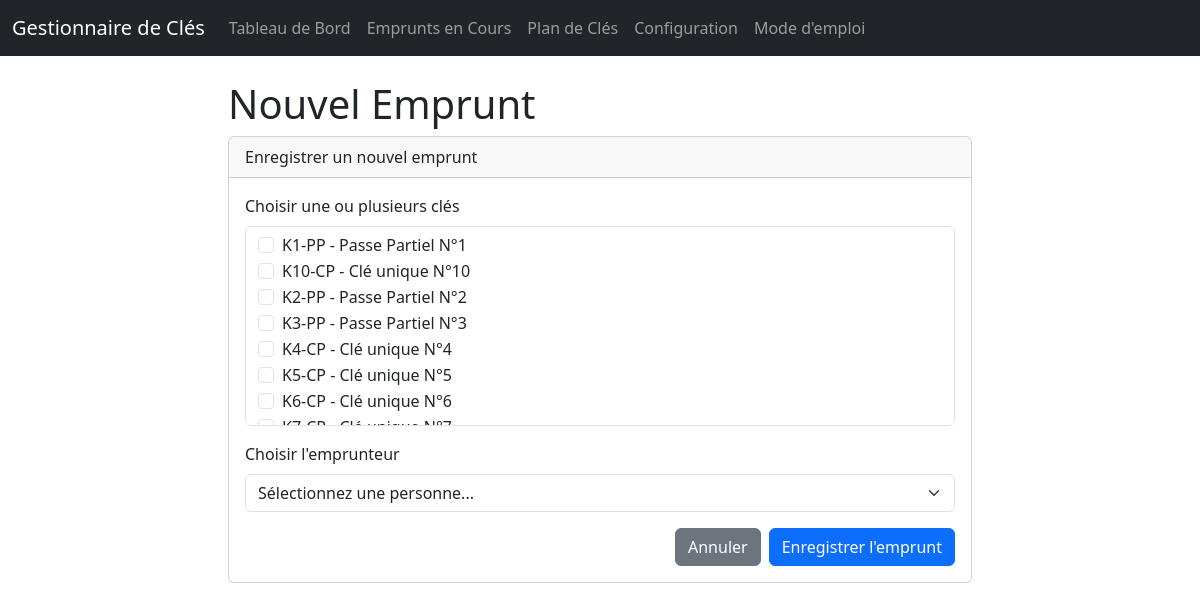
/loan/new, run on an earlier commit of the app's database.
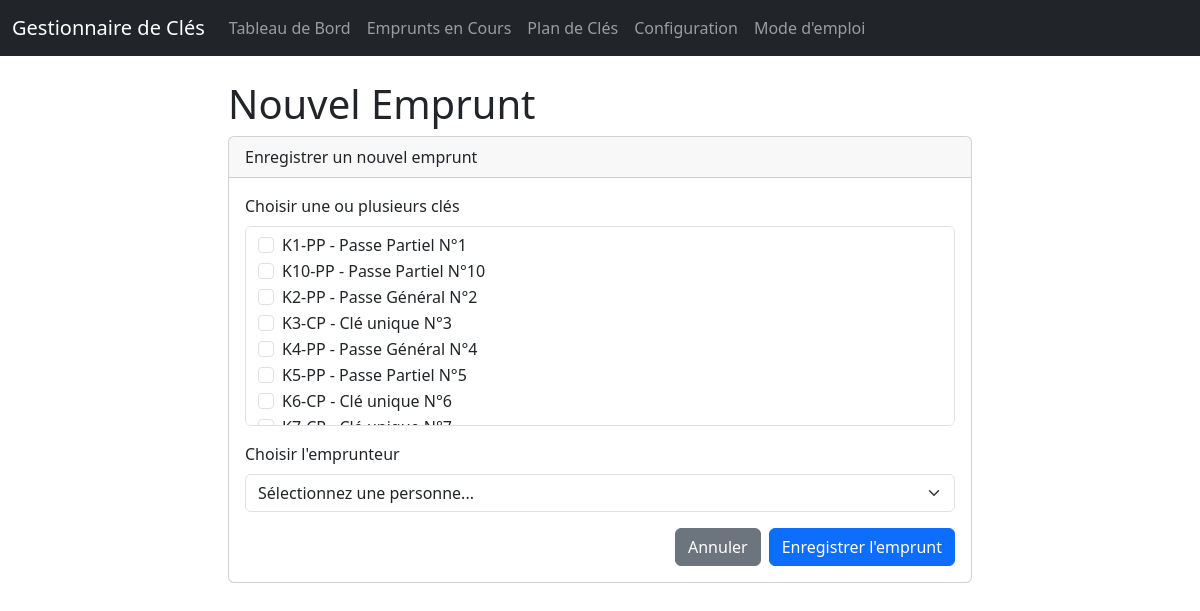
And on a later commit of the database.
### app/main.py (models this page shows)
class Key(Base):
    __tablename__ = "keys"
    id = Column(Integer, primary_key=True, index=True)
    number = Column(String, unique=True, index=True, nullable=False)
    description = Column(String)
    quantity_total = Column(Integer, default=1)
    quantity_reserve = Column(Integer, default=0)
    storage_location = Column(String, nullable=True)
    loans = relationship("Loan", back_populates="key", cascade="all, delete-orphan")
    rooms = relationship("Room", secondary=key_room_association, back_populates="keys")

### app/main.py (the view)
@app.get("/loan/new", response_class=HTMLResponse)
async def new_loan_form(request: Request, key_id: int = None, db: Session = Depends(get_db)):
    all_keys = db.query(Key).order_by(Key.number).all()
    active_loans = db.query(Loan).filter(Loan.return_date == None).all()
    loan_counts = {}
    for loan in active_loans:
        loan_counts[loan.key_id] = loan_counts.get(loan.key_id, 0) + 1
    available_keys = []
    for key in all_keys:
        usable_quantity = key.quantity_total - key.quantity_reserve
        if usable_quantity > loan_counts.get(key.id, 0):
            available_keys.append(key)
    borrowers = db.query(Borrower).order_by(Borrower.name).all()
    return templates.TemplateResponse("new_loan.html", {
        "request": request,
        "available_keys": available_keys,
        "borrowers": borrowers,
        "selected_key_id": key_id,
        "page_title": "Nouvel Emprunt"
    })

### app/templates/new_loan.html (shortened to what this page needs)
<!DOCTYPE html>
<html lang="fr">
<head>
    <link href="https://cdn.jsdelivr.net/npm/bootstrap@5.3.0/dist/css/bootstrap.min.css" rel="stylesheet">
</head>
<body>
    {% include 'navbar.html' %}
    <main class="container" style="padding-top: 5rem;">
        <div class="col-md-8 offset-md-2">
            <h1>{{ page_title }}</h1>
            <div class="card">
                <div class="card-header">
                    Enregistrer un nouvel emprunt
                </div>
                <div class="card-body">
                    <form action="/loan/new" method="post">
                        <div class="mb-3">
                            <label class="form-label">Choisir une ou plusieurs clés</label>
                            <div class="form-control" style="height: 200px; overflow-y: scroll;">
                                {% for key in available_keys %}
                                <div class="form-check">
                                    <input class="form-check-input" type="checkbox" name="key_ids" value="{{ key.id }}" id="key_{{ key.id }}" {% if selected_key_id and key.id == selected_key_id %}checked{% endif %}>
                                    <label class="form-check-label" for="key_{{ key.id }}">
                                        {{ key.number }} - {{ key.description }}
                                    </label>
                                </div>
                                {% endfor %}
                            </div>
                        </div>
                        <div class="mb-3">
                            <label for="borrower_id" class="form-label">Choisir l'emprunteur</label>
                            <select class="form-select" id="borrower_id" name="borrower_id" required>
                                <option value="" disabled selected>Sélectionnez une personne...</option>
                            </select>
                        </div>
                        <div class="d-flex justify-content-end">
                            <a href="/" class="btn btn-secondary me-2">Annuler</a>
                            <button type="submit" class="btn btn-primary">Enregistrer l'emprunt</button>
                        </div>
                    </form>
                </div>
            </div>
        </div>
    </main>
</body>
</html>

What changed in the data, as far as the page shows it:
changed Key: number "K10-CP" → "K10-PP"; description "Clé unique N°10" → "Passe Partiel N°10"
changed Key "K2-PP": description "Passe Partiel N°2" → "Passe Général N°2"
changed Key: number "K3-PP" → "K3-CP"; description "Passe Partiel N°3" → "Clé unique N°3"
changed Key: number "K4-CP" → "K4-PP"; description "Clé unique N°4" → "Passe Général N°4"
changed Key: number "K5-CP" → "K5-PP"; description "Clé unique N°5" → "Passe Partiel N°5"
